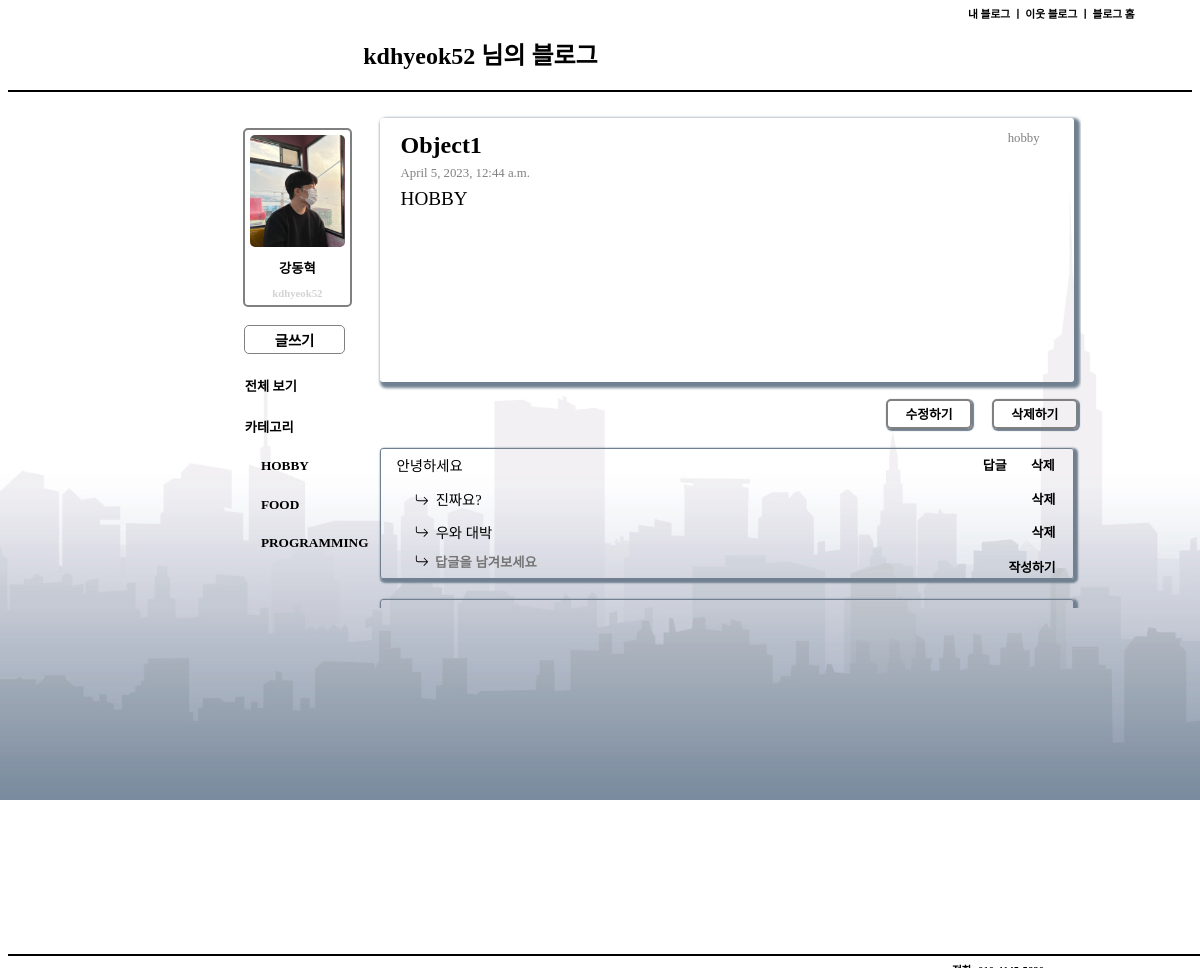
Page /recomment/5/9/ on the committed database.
### blogApp/models.py (models this page shows, shortened)
class Article(models.Model):
   title = models.CharField(max_length=200)
   content = models.TextField()
   category = models.TextField()
   date = models.DateTimeField(auto_now_add=True)

class Comment(models.Model):
   article = models.ForeignKey(Article, on_delete=models.CASCADE, related_name = 'comments')
   content = models.TextField()

class Recomment(models.Model):
   comment = models.ForeignKey(Comment, on_delete=models.CASCADE, related_name = 'recomments')
   content = models.TextField()

### blogApp/views.py (the view)
# urls.py: path('recomment/<int:article_id>/<int:comment_id>/', views.recomment, name='recomment'),
def recomment(request, article_id, comment_id):
   article = Article.objects.get(id = article_id)
   comment = Comment.objects.get(id = comment_id)
   other_comments = Comment.objects.filter(article__id = article_id).exclude(id = comment_id)
   if request.method == "POST":
      Recomment.objects.create(
         comment = comment,
         content = request.POST['content']
      )
      return redirect('recomment', article_id, comment_id)
   return render(request, 'recomment.html', {'article': article, 'comment': comment, 'other_comments': other_comments})

### blogApp/templates/recomment.html (shortened to what this page needs)
{% extends 'detail_base.html'%}
{% block detail %}
<br>
<div class="comment_list">
    <div class="comment_each recomment_comment_each">
        <span class="comment_each_text">{{comment.content}}</span>
        <a href="{% url 'recomment' article.id comment.id%}" class="comment_buttons recomment_button"><strong>답글</strong></a>
        <a href="{% url 'deleteComment' article.id comment.id%}"class="comment_buttons delete_button"><strong>삭제</strong></a>
    </div>
    {% for recomment in comment.recomments.all %}
        <div class="recomment_each">
            <span class="recomment_each_text">{{recomment.content}}</span>
            <a href="{% url 'deleteRecomment' article.id comment.id recomment.id %}" class="recomment_delete_button"><strong>삭제</strong></a>
        </div>
    {% endfor %}
    <form method = "POST" class="recomment_form">
        <input type="text" name="content" placeholder="답글을 남겨보세요" class="recomment_input"/>
        <button type="submit" class="recomment_input_button"><strong>작성하기</strong></button>
    </form>
</div>
{% if other_comments.all.count != 0 %}
<div class="comment_list">
    {% for comment in other_comments.all %}
    <div class="comment_each">
       <span class="comment_each_text">{{comment.content}}</span>
       <a href="{% url 'recomment' article.id comment.id%}" class="comment_buttons recomment_button"><strong>답글</strong></a>
       <a href="{% url 'deleteComment' article.id comment.id %}"class="comment_buttons delete_button"><strong>삭제</strong></a>
    </div>
    {% endfor %}
</div>
{% endif %}
<br>
<br>
{% endblock %}

### blogApp/templates/detail_base.html
{% extends 'base.html' %}
{% block css %}
{% load static %}
<link rel="stylesheet" type="text/css" href="{% static 'detail.css' %}"/>
{% endblock %}
{% block body %}
<div class="detail">
   <div class="det_title"><strong>{{article.title}}</strong></div>
   <div class="det_date">{{article.date}}</div>
   <div class="det_content">{{article.content}}</div>
   <div class="det_category">{{article.category}}</div>
</div>
<div class="update_button_div">
   <a href="{% url 'update' article.id %}" class="update_update_button"><strong>수정하기</strong></a>
</div>
<div class="update_button_div">
   <a href="{% url 'delete' article.id %}" class="update_delete_button"><strong>삭제하기</strong></a>
</div>
<br>
<div class="comment">
   {% block detail %}
   {% endblock %}
</div>
{% endblock %}

### blogApp/static/base.css (style rules this page uses)
body { background-image: url('./back_img.jpg'); background-size: cover; }

### blogApp/static/detail.css (style rules this page uses)
.det_title { padding-top: 2%; padding-left:3%; margin-top: 2%; font-size: 1.5em; }
.det_date { margin-top: 1%; font-size: 0.8em; padding-left:3%; color: gray; }
.det_content { margin-top: 1%; padding-left: 3%; font-size: 1.2em; }
.det_category { color: gray; font-size: 0.8em; position: absolute; top: 5%; right: 5%; }
.detail { width: 98%; height: 55%; box-shadow: 3px 3px 3px 3px slategray; position: relative; top: -2%; margin-left: 1%; border-radius: 3px; }
.update_button_div { width: 99.5%; position: relative; }
.update_update_button { text-decoration: none; color: black; padding: 0.5% 2.5%; border: 2px solid gray; border-radius: 5px; font-size: 0.8em; margin-top: 1%; box-shadow: 1px 1px 1px 1px slategray; position: absolute; right: 15%; }
.update_delete_button { text-decoration: none; color: black; padding: 0.5% 2.5%; border: 2px solid gray; border-radius: 5px; font-size: 0.8em; margin-top: 1%; box-shadow: 1px 1px 1px 1px slategray; position: absolute; right: 0; }
.comment { width: 98%; margin-left: 1%; }
.comment_list { margin-top: 3%; border-radius: 3px; border: 1px solid slategray; box-shadow: 2px 2px 2px 2px slategray; }
.comment_each { width: 99%; height: 1.8em; font-size: 0.9em; position: relative; display: flex; flex-direction: row; align-items: center; padding: 0.3% 0 0.3% 0.3%; border-bottom: 1px solid gray; }
.comment_each_text { margin-left:2%; }
.comment_buttons { color: black; text-decoration: none; font-size: 0.9em; }
.recomment_button { position: absolute; right: 9%; }
.delete_button { position: absolute; right: 2%; }
.recomment_form { padding: 0 0 1%; position: relative; width: 97%; padding-left: 3%; }
.recomment_icon { margin-left: 2%; position: relative; top: 0.1em; }
.recomment_input { border: none; background: none; width: 82%; font-weight: 700; }
.recomment_input_button { border: none; background: none; position: absolute; right: 1.7%; font-size: 0.8em; padding-top: 0.7%; }
.recomment_comment_each { border: none; }
.recomment_each { margin: 1.3% 0 1.6% 0; padding-left: 3%; font-size: 0.9em; width: 97%; position: relative; display: flex; flex-direction: row; align-items: center; }
.recomment_each_text { margin-left: 1%; }
.recomment_delete_button { position: absolute; right: 2.6%; color: black; text-decoration: none; font-size: 0.9em; }

### rows in the picture
Article: title "Object1", date "April 5, 2023, 12:44 a.m.", content "HOBBY", category "hobby"
Comment: content "안녕하세요"
Recomment: content "진짜요?"
Recomment: content "우와 대박"
